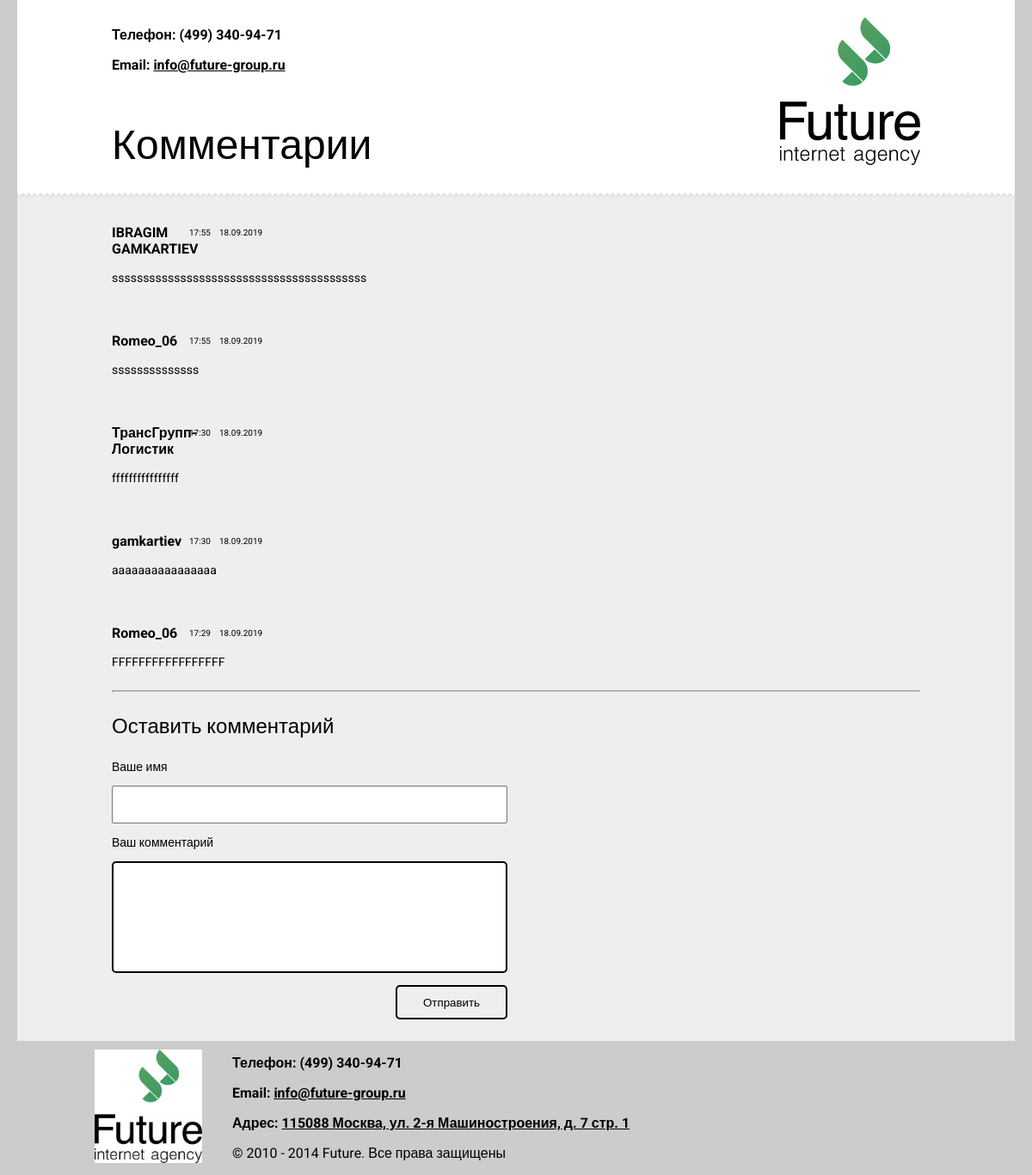
The page / on the database its author committed.
### tables this page shows
CREATE TABLE `comment` (
  `id` int(255) NOT NULL,
  `name` varchar(255) NOT NULL,
  `comment_time` int(11) NOT NULL,
  `comment` text NOT NULL
);

### index.php (called while the page is built, shortened)
<?php
require_once("models/index.php");
if(isset($_POST['enter']) and (isset($_POST['name']) && isset($_POST['comment']))) {
	$name = $_POST['name'];
 	$comment = $_POST['comment'];
 	new_comment($link, $name, $comment);
 	header("Location:index.php");
 }else
$all_comment = all_comment($link);
include("file.php");
 ?>

### models/index.php (called while the page is built, shortened)
<?php
    function all_comment($link){
        $query = "SELECT id, name, comment_time, comment FROM `comment` ORDER BY id DESC";
        $result = mysqli_query($link, $query);
        $n = mysqli_num_rows($result);
        $all_comment = array();
        for ($i = 0; $i < $n; $i++){
            $row = mysqli_fetch_assoc($result);
            $all_comment[] =$row;
        }
        return $all_comment;
    }
?>

### file.php (the view, shortened to what this page needs)
<!DOCTYPE html>
<html>
<head>
	<link rel="stylesheet" type="text/css" href="/css/main.css">
</head>
<body>
<header>
	<div class="head">
		<p class="info_text"> Телефон: (499) 340-94-71 </p>
		<p class="info_text"> Email: <span class="underscore">info@future-group.ru </span></p>
		<h1>Комментарии</h1>
	</div>
	<div class="logo"> <img src="/images/logo.jpg"></div>
</header>
<main>
	<div class="view_comment">
		<?php foreach ($all_comment as $a): ?>
		<div class="title">
		  <p class="name"> <?=$a['name']?> </p>
		  <p class="time"> <?=date("H:i", $a['comment_time'])?> </p>
		  <p class="data"> <?=date("d.m.Y", $a['comment_time'])?> </p>
		</div>
		<div class="comment"> <?=$a['comment']?> </div>
		<?php endforeach ?>
	</div>
	<hr>
	<h2>Оставить комментарий</h2>
	<form method="post" action="index.php?action">
		<p> Ваше имя </p>
		<input type="text" name="name" class="form_name" required>
		<p> Ваш комментарий </p>
		<textarea name="comment" class="form_comment"></textarea>
		<div class="text-center">
			<button name="enter" class="submit-button">Отправить</button>
		</div>
	</form>
</main>
<footer>
	<div class="logo_bottom"> <img src="/images/logo.jpg"></div>
	<div class="footer_info">
		<p class="info_text"> Телефон: (499) 340-94-71 </p>
		<p class="info_text"> Email: <span class="underscore">info@future-group.ru </span></p>
		<p class="info_text"> Адрес: <span class="underscore">115088 Москва, ул. 2-я Машиностроения, д. 7 стр. 1 </span></p>
		<p class="info_law"> © 2010 - 2014 Future. Все права защищены</p>
	</div>
</footer>
</body>
</html>

### css/main.css (style rules this page uses)
body { background: #ccc; padding: 0; margin: 0; font-family: 'Roboto', sans-serif; font-weight: 700; }
.underscore { text-decoration: underline; }
header { width: 1160px; height: 230px; margin: 0 auto; background: url('../images/triangle.png') bottom center repeat-x #fff; }
.head { margin: 15px 0 0 110px; float: left; }
.head h1 { font-size: 48px; font-weight: 300; margin-top: 55px; }
.info_text { font: 12px; }
.logo { margin: 20px 110px 0 0; float: right; }
main { width: 1160px; min-height: 680px; margin: 0 auto; background: #eeeeee; padding-bottom: 25px; }
.view_comment { margin: 0 110px; }
.title { width: 250px; height: 35px; padding-top: 15px; }
.name { width: 80px; float: left; }
.time { float: left; padding: 10px; font-weight: lighter; font-size: 10px; }
.data { float: left; padding: 10px 0; font-weight: lighter; font-size: 10px; }
.comment { margin: 0 0 25px 0; clear: both; font-weight: lighter; font-size: 14px; }
hr { margin: 0 110px; color: #ccc; background-color: #ccc; height: 1px; }
form { margin-left: 110px; width: 460px; }
h2 { font-size: 24px; font-weight: 400; margin: 25px 0 25px 110px; }
form p { font-size: 14px; font-weight: lighter; }
.form_name { height: 44px; width: 460px; padding-left: 20px; -moz-box-sizing: border-box; -webkit-box-sizing: border-box; box-sizing: border-box; }
.form_comment { height: 130px; width: 460px; padding-left: 20px; box-sizing: border-box; border: 2px solid black; -webkit-border-radius: 5px; -moz-border-radius: 5px; border-radius: 5px; font-family: 'Roboto', sans-serif; font-weight: lighter; font-size: 14px; resize: none; }
.text-center { text-align: right; }
.submit-button { display: inline-block; margin-top: 10px; width: 130px; height: 40px; border: 2px solid black; background: #eeeeee; -webkit-border-radius: 5px; -moz-border-radius: 5px; border-radius: 5px; }
.logo_bottom { float: left; width: 125px; margin: 10px 0 0 110px; }
.logo_bottom img { width: 100%; max-width: 100%; }
.footer_info { float: left; margin: 0 0 0 35px; }
.info_law { font-weight: normal; }

### rows shown on the page
comment: name "IBRAGIM GAMKARTIEV", comment_time "17:55", comment_time "18.09.2019", comment "sssssssssssssssssssssssssssssssssssssssss"
comment: name "Romeo_06", comment_time "17:55", comment_time "18.09.2019", comment "ssssssssssssss"
comment: name "ТрансГрупп-Логистик", comment_time "17:30", comment_time "18.09.2019", comment "ffffffffffffffff"
comment: name "gamkartiev", comment_time "17:30", comment_time "18.09.2019", comment "aaaaaaaaaaaaaaaa"
comment: name "Romeo_06", comment_time "17:29", comment_time "18.09.2019", comment "FFFFFFFFFFFFFFFFF"
